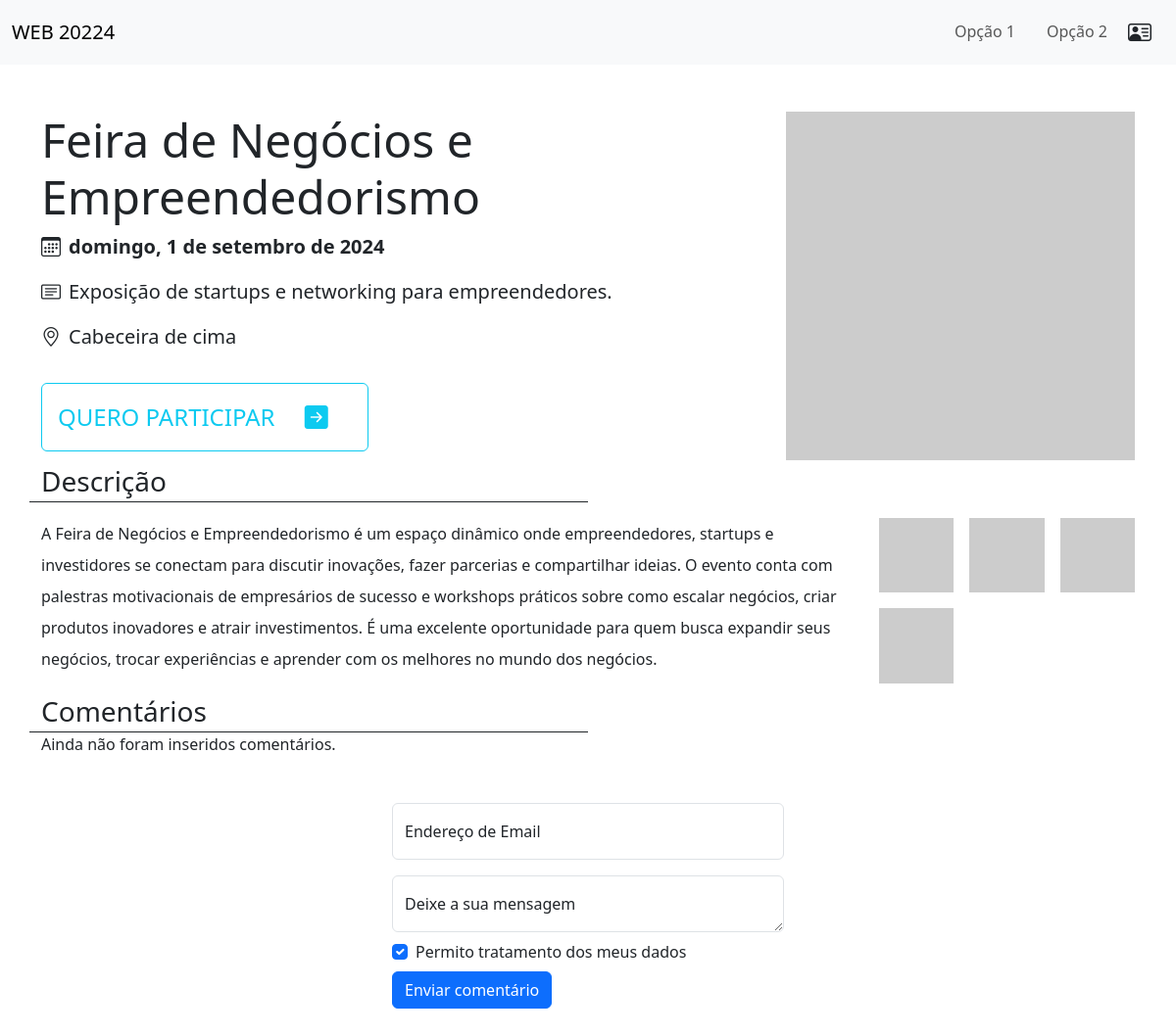
/evento.php?id=5, run on an earlier commit of the app's database.
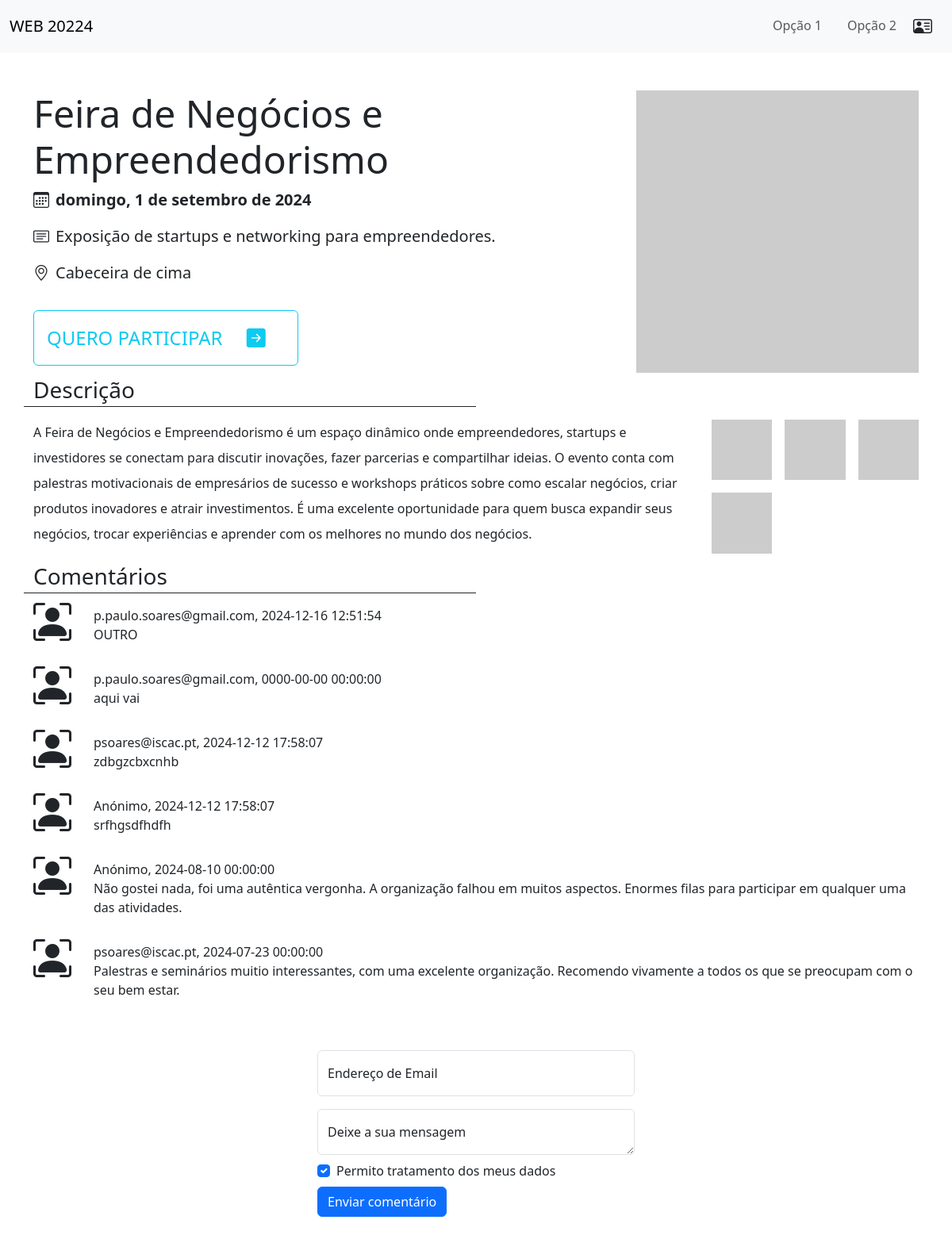
And on a later commit of the database.
### tables this page shows
CREATE TABLE `eventos` (
  `id` int(10) unsigned NOT NULL AUTO_INCREMENT,
  `nome` varchar(128) NOT NULL,
  `data` date DEFAULT NULL,
  `descricao` varchar(256) DEFAULT NULL,
  `texto` text DEFAULT '',
  `imagem` varchar(128) DEFAULT NULL,
  `visivel` tinyint(1) DEFAULT 1,
  PRIMARY KEY (`id`)
);

CREATE TABLE `comentarios` (
  `id` int(10) unsigned NOT NULL AUTO_INCREMENT,
  `eventoId` int(10) unsigned NOT NULL DEFAULT 0,
  `email` varchar(250) DEFAULT '0',
  `mensagem` text NOT NULL,
  `date` timestamp NOT NULL DEFAULT current_timestamp() ON UPDATE current_timestamp(),
  PRIMARY KEY (`id`)
);

### evento.php (the view, shortened to what this page needs)
<!DOCTYPE html>
<html lang="pt">
<head>
    <link rel="stylesheet" href="css/bootstrap.min.css">
    <link rel="stylesheet" href="css/bootstrap-icons.min.css">
</head>
<body>
<?php require('includes/connection.php') ?>
<?php require('includes/menu.php'); ?>
<?php
$id = $_GET['id'];
$sql = 'SELECT * FROM eventos WHERE id = :id';
$stmt = $dbh->prepare($sql);
$stmt->bindValue(':id', $id);
$stmt->execute();
if($stmt && $stmt->rowCount() == 1){
    $evento = $stmt->fetchObject();
    $imagem = filter_var($evento->imagem, FILTER_VALIDATE_URL) !== false ? $evento->imagem : 'imgs/eventos/'.$evento->imagem;
    $data = new DateTime($evento->data);
    $formatada = new IntlDateFormatter(
        'pt_pt',
        IntlDateFormatter::FULL,
        IntlDateFormatter::NONE
    );
    $dataExtenso = $formatada->format($data);
}
?>
<div class="container mt-5">
    <div class="row">
        <div class="col-8">
            <div class="display-5"><?= $evento->nome ?></div>
            <p class="mt-2 fs-5 fw-bold"><i class="me-2 bi bi-calendar3"></i><?= $dataExtenso ?></p>
            <p class="mt-2 fs-5"><i class="me-2 bi bi-card-text"></i><?= $evento->descricao ?></p>
            <p class="mt-2 fs-5"><i class="me-2 bi bi-geo-alt"></i>Cabeceira de cima</p>
            <button class="mt-3 p-3 btn btn-outline-info fs-4">QUERO PARTICIPAR <i class="mx-4 bi bi-arrow-right-square-fill"></i></button>
        </div>
        <div class="col-4">
            <img class="img-fluid w-100" src="<?= $imagem ?>" alt="imagem do evento">
        </div>
    </div>
</div>
<div class="container">
    <div class="row">
        <div class="col-6 fs-3 border-bottom border-dark">Descrição</div>
    </div>
    <div class="row mt-3">
        <div class="col-9">
            <p class="lh-lg">
                <?= $evento->texto ?>
            </p>
        </div>
        <div class="col-3">
            <div class="row g-3 gallery">
                <div class="col-4 ">
                    <a href="https://via.placeholder.com/800" target="_blank">
                    <img class="w-100" src="https://via.placeholder.com/300" alt="Imagem 1">
                    </a>
                </div>
                <div class="col-4 ">
                    <a href="https://via.placeholder.com/800" target="_blank">
                    <img class="w-100" src="https://via.placeholder.com/300" alt="Imagem 2">
                    </a>
                </div>
                <div class="col-4 ">
                    <a href="https://via.placeholder.com/800" target="_blank">
                    <img class="w-100" src="https://via.placeholder.com/300" alt="Imagem 3">
                    </a>
                </div>
                <div class="col-4 ">
                    <a href="https://via.placeholder.com/800" target="_blank">
                    <img class="w-100" src="https://via.placeholder.com/300" alt="Imagem 4">
                    </a>
                </div>
                </div>
            </div>
        </div>
    </div>
<?php
$sql = 'SELECT * FROM comentarios WHERE eventoId = :i ORDER BY id DESC';
$stmt = $dbh->prepare($sql);
$stmt->bindValue(':i', $id);
$stmt->execute();
if(!$stmt || $stmt->rowCount() == 0){
    $resultados = false;
}else $resultados = true;
?>
<div id="comentarios" class="container">
    <div class="row">
        <div class="col-6 fs-3 border-bottom border-dark">Comentários</div>
    </div>
    <?php
    if($resultados){
        while($c = $stmt->fetchObject()){
    ?>
            <div class="row">
                <div class="col-auto">
                    <i class="bi bi-person-bounding-box" style="font-size:48px;"></i>
                </div>
                <div class="col p-3">
                    <div class="fw-light"><?= $c->email ?>, <?= $c->date ?></div>
                    <div><?= $c->mensagem ?></div>
                </div>
            </div>
    <?php
        }
    }else{
        echo '<p>Ainda não foram inseridos comentários.</p>';
    }
    ?>
</div>
<div style="width:400px;" class="mt-5 mx-auto">
    <form action="formData/comentarioInserir.php" method="GET">
        <div class="form-floating mb-3">
                <input name="email" type="email" class="form-control" id="com-email" placeholder="name@example.com">
            <label for="floatingInput">Endereço de Email</label>
        </div>
        <div class="form-floating">
            <textarea name="mensagem" class="form-control" placeholder="Deixe a sua mensagem" id="com-mensagem"></textarea>
            <label for="floatingTextarea">Deixe a sua mensagem</label>
        </div>
        <div class="form-check mt-2 mb-2">
            <input name="aceito" class="form-check-input" type="checkbox" value="sim" id="com-check" checked>
            <label class="form-check-label" for="flexCheckChecked">
                Permito tratamento dos meus dados
            </label>
        </div>
        <button type="submit" class="btn btn-primary">Enviar comentário</button>
    </form>
</div>
<div style="height:300px;"></div>
</body>
</html>

### includes/menu.php (shortened to what this page needs)
<nav class="navbar navbar-expand-md bg-body-tertiary">
       <div class="container-fluid">
           <a class="navbar-brand" href="index.php">WEB 20224</a>
           <div class="collapse navbar-collapse" id="nav-menu">
               <div class="navbar-nav ms-auto nav-underline">
                   <a href="#" class="nav-link">Opção 1</a>
                   <a href="#" class="nav-link">Opção 2</a>
               </div>
           </div>
           <button type="button" class="btn">
               <i class="bi bi-person-vcard" style="font-size: 1.5rem;"></i>
           </button>
       </div>
   </nav>

### evento.php (style rules this page uses)
html { scroll-behavior: smooth; }

What changed in the data, as far as the page shows it:
added comentarios: email "p.paulo.soares@gmail.com", date "2024-12-16 12:51:54", mensagem "OUTRO"
added comentarios: email "p.paulo.soares@gmail.com", date "0000-00-00 00:00:00", mensagem "aqui vai"
added comentarios: email "psoares@iscac.pt", date "2024-12-12 17:58:07", mensagem "zdbgzcbxcnhb"
added comentarios: email "Anónimo", date "2024-12-12 17:58:07", mensagem "srfhgsdfhdfh"
now on this page (row edited): comentarios: email "Anónimo", date "2024-08-10 00:00:00", mensagem "Não gostei nada, foi uma autêntica vergonha. A organização falhou em muitos aspectos. Enormes filas para participar em qualquer uma das atividades."
now on this page (row edited): comentarios: email "psoares@iscac.pt", date "2024-07-23 00:00:00", mensagem "Palestras e seminários muitio interessantes, com uma excelente organização. Recomendo vivamente a todos os que se preocupam com o seu bem estar."
Also different on the page:
text no longer shown: "Ainda não foram inseridos comentários."
